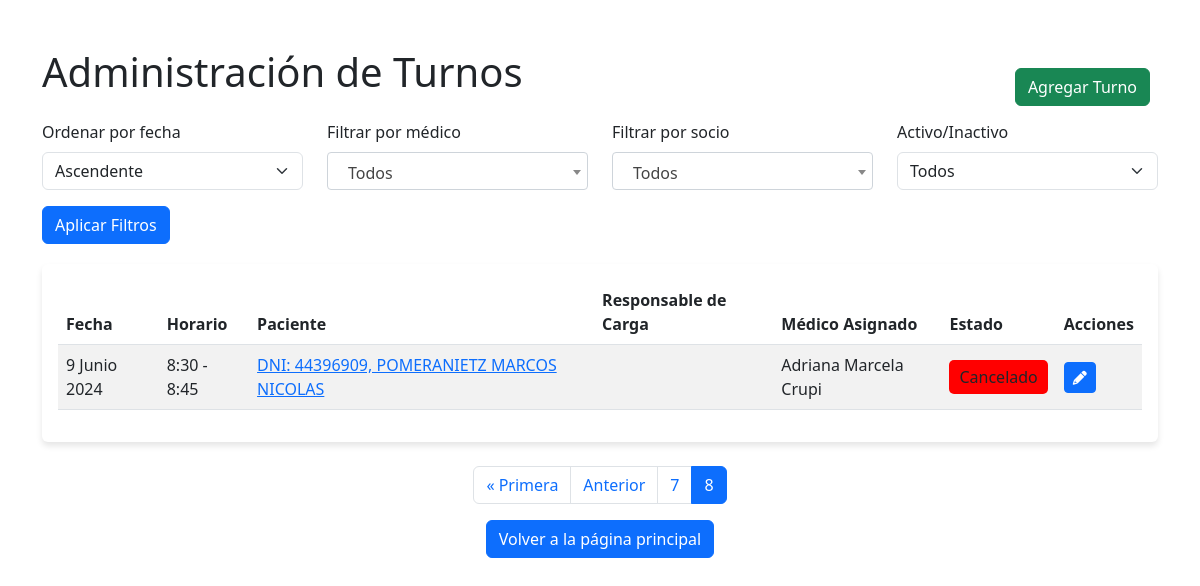
The app's page /turno/lista-turnos/?orden=asc&page=10 (signed in), older data.
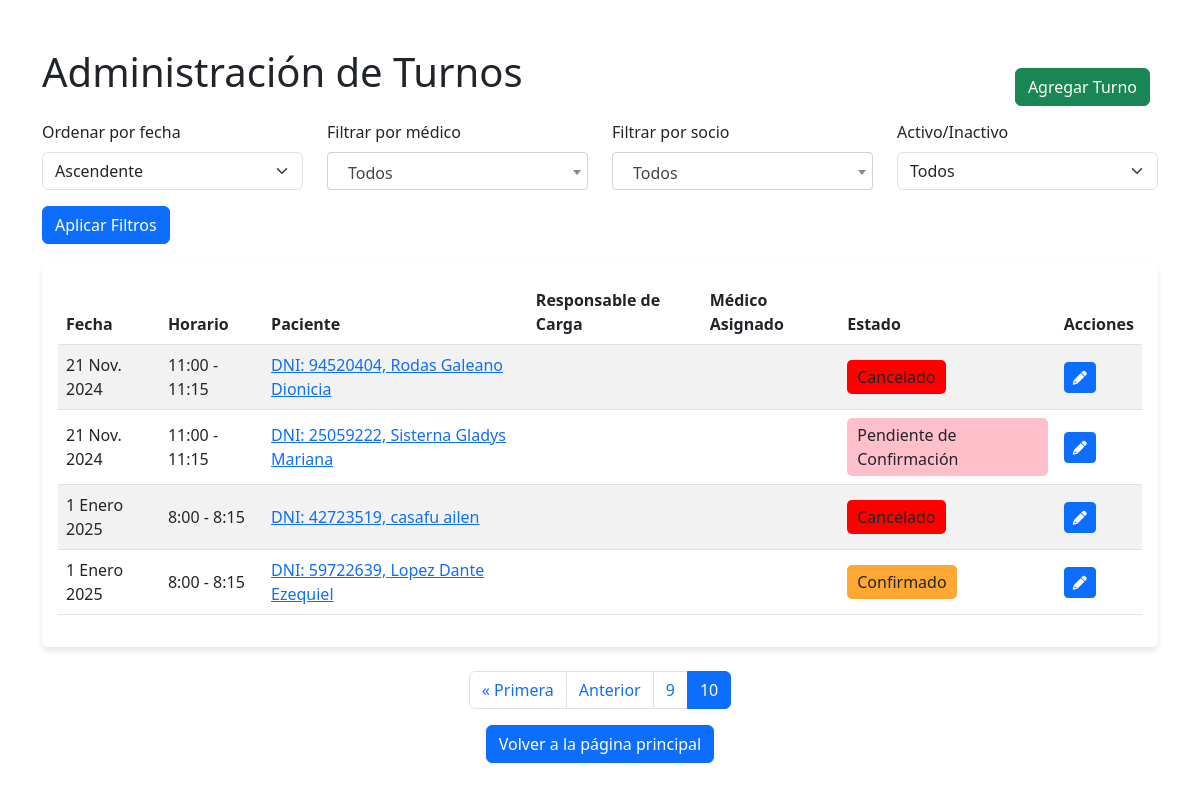
The same page, newer data.
### apps/turno/models.py (models this page shows, shortened)
class Turno(models.Model):
    HORARIOS = (
        ('0', '8:00 - 8:15'),
        ('1', '8:15 - 8:30'),
        ('2', '8:30 - 8:45'),
        ('3', '8:45 - 9:00'),
        ('4', '9:00 - 9:15'),
        ('5', '9:15 - 9:30'),
        ('6', '9:30 - 9:45'),
        ('7', '9:45 - 10:00'),
        ('8', '10:00 - 10:15'),
        ('9', '10:15 - 10:30'),
        ('10', '10:30 - 10:45'),
        ('11', '10:45 - 11:00'),
        ('12', '11:00 - 11:15'),
        ('13', '11:15 - 11:30'),
        ('14', '11:30 - 11:45'),
        ('15', '11:45 - 12:00'),
        ('16', '12:00 - 12:15'),
        ('17', '12:15 - 12:30'),
        ('18', '12:30 - 12:45'),
        ('19', '12:45 - 13:00'),
        ('20', '13:00 - 13:15'),
        ('21', '13:15 - 13:30'),
        ('22', '13:30 - 13:45'),
        ('23', '13:45 - 14:00'),
        ('24', '14:00 - 14:15'),
        ('25', '14:15 - 14:30'),
        ('26', '14:30 - 14:45'),
        ('27', '14:45 - 15:00'),
        ('28', '15:00 - 15:15'),
        ('29', '15:15 - 15:30'),
        ('30', '15:30 - 15:45'),
        ('31', '15:45 - 16:00'),
        ('32', '16:00 - 16:15'),
        ('33', '16:15 - 16:30'),
        ('34', '16:30 - 16:45'),
        ('35', '16:45 - 17:00'),
        ('36', '17:00 - 17:15'),
        ('37', '17:15 - 17:30'),
        ('38', '17:30 - 17:45'),
        ('39', '17:45 - 18:00'),
        ('40', '18:00 - 18:15'),
        ('41', '18:15 - 18:30'),
        ('42', '18:30 - 18:45'),
        ('43', '18:45 - 19:00')
    )
    ESTADOS = (
        ('0', 'Pendiente de Confirmación'),
        ('1', 'Atendido'),
        ('2', 'Ausente con aviso'),
        ('3', 'Ausente sin aviso'),
        ('4', 'Confirmado'),
        ('5', 'Cancelado')
    )
    fecha = models.DateField(verbose_name='Fecha del turno')
    horario = models.CharField(max_length=2, choices=HORARIOS, default='0', verbose_name='Horario del turno')
    observacion = models.CharField(max_length=300, blank=True)
    activo = models.BooleanField(default=True, verbose_name='¿Turno Activo?')
    estado = models.CharField(max_length=2, choices=ESTADOS, default='0', verbose_name='Estado del turno')
    socio = models.ForeignKey(Paciente, on_delete=models.CASCADE)
    usuario = models.ForeignKey(User, related_name='turnos_asignados', on_delete=models.SET_NULL, blank=False, null=True, verbose_name='Médico asignado')
    responsable_de_carga = models.ForeignKey(User, related_name='turnos_responsable', on_delete=models.SET_NULL, null=True, editable=False)
    class Meta:
        verbose_name_plural = 'Turnos'

### apps/socio/models.py (models this page shows, shortened)
class Paciente(models.Model):
    TIPO_CATEGORIA = (
        ('0', 'Demanda Espontánea'),
        ('1', 'Socio'),
        ('3', 'Socio Afiliado')
    )
    SEX_CHOICES = (
        ('0', 'Masculino'),
        ('1', 'Femenino'),
        ('3', 'Otro')
    )
    TIPO_SOLICITUD = (
        ('0', 'Titular'),
        ('1', 'Familiar'),
        ('2', 'No Aplica'),
    )
    TIPO_MONOTRIBUTO = (
        ('0', 'Categoria A'),
        ('1', 'Categoria B'),
        ('2', 'Categoria C'),
        ('3', 'Categoria D'),
        ('4', 'Otro'),
        ('5', 'No tiene'),
    )
    categoria = models.CharField('Categoria', max_length=1, choices=TIPO_CATEGORIA, default='0')
    condicion_de_solicitud = models.CharField('Condición de solicitud', max_length=1, choices=TIPO_SOLICITUD, default='0')
    dni = models.CharField(max_length=8, unique=True, verbose_name='DNI',help_text="<span style='color: red;font-weight: bold; text-transform: uppercase;'>¡Ingresar sin caracteres especiales o espacios ( - , * , _, . )!</span>")
    dnititular = models.CharField('DNI del Titular',max_length=8, blank=True, null=True, help_text="<span style='color: red;font-weight: bold; text-transform: uppercase;'>¡Colocar unicamente si el TIPO DE AFILIACIÓN ES FAMILIAR!</span>")
    cuit = models.CharField(max_length=20, blank=True, null=True, help_text="<span style='color: red;font-weight: bold; text-transform: uppercase;'>¡Ingresar sin caracteres especiales o espacios ( - , * , _ )!</span>", verbose_name='CUIT')  # Campo opcional
    nombres = models.CharField(max_length=100)
    apellidos = models.CharField(max_length=100)
    fecha_de_nacimiento = models.DateField()
    sex = models.CharField('Sexo', max_length=1, choices=SEX_CHOICES, default='0')
    telefono = models.ForeignKey(Telefono, on_delete=models.CASCADE, verbose_name='Número de contacto', blank=True, null=True)
    casilla_de_mail = models.EmailField(validators=[EmailValidator(message="Ingresa un correo válido")], blank=True)
    domicilio = models.ForeignKey('Domicilio', on_delete=models.SET_NULL, blank=True, null=True)
    referente_parroquial = models.ForeignKey('Referente', on_delete=models.SET_NULL, blank=True, null=True)
    responsable_de_carga = models.ForeignKey('auth.User', on_delete=models.SET_NULL, blank=True, null=True, editable=False)
    monotributo = models.CharField('Monotributo', max_length=1, choices=TIPO_MONOTRIBUTO, default='0')
    dni_foto_frente = models.FileField(upload_to='dni/', blank=True, null=True)
    dni_foto_dorso = models.FileField(upload_to='dni/', blank=True, null=True)
    credencial = models.AutoField(primary_key=True)
    observaciones = models.TextField(blank=True)
    credencial_entregada = models.BooleanField(default=False)
    class Meta:
        verbose_name = 'Socio' # Titulo.
        verbose_name_plural = 'Registro de socio' # Titulo Plural.
    def __str__(self):
        return f"DNI: {self.dni}, {self.apellidos} {self.nombres}"

### apps/turno/views.py (the view)
# urls.py: path('lista-turnos/', ListaTurnosView.as_view(), name='turnos_list'),
class ListaTurnosView(LoginRequiredMixin, View):
    template_name = 'turno/lista_turnos.html'
    paginate_by = 4  # Número de turnos por página
    def get(self, request):
        turnos = Turno.objects.all()
        orden = request.GET.get('orden', 'asc')
        if orden == 'desc':
            turnos = turnos.order_by('-fecha')
        else:
            turnos = turnos.order_by('fecha')
        medico_id = request.GET.get('medico', None)
        if medico_id:
            turnos = turnos.filter(usuario__id=medico_id)
        socio_id = request.GET.get('socio', None)
        if socio_id:
            turnos = turnos.filter(socio__credencial=socio_id)
        activo = request.GET.get('activo', None)
        if activo == 'true':
            turnos = turnos.filter(activo=True)
        elif activo == 'false':
            turnos = turnos.filter(activo=False)
        grupo_medico = Group.objects.get(name='Medico')
        medicos = User.objects.filter(groups=grupo_medico)
        socios = Paciente.objects.all()  # Obtener todos los pacientes para el formulario
        paginator = Paginator(turnos, self.paginate_by)
        page = request.GET.get('page')
        try:
            turnos_paginados = paginator.page(page)
        except PageNotAnInteger:
            turnos_paginados = paginator.page(1)
        except EmptyPage:
            turnos_paginados = paginator.page(paginator.num_pages)
        context = {
            'turnos': turnos_paginados,
            'orden': orden,
            'medicos': medicos,
            'socios': socios,
        }
        return render(request, self.template_name, context)

### templates/turno/lista_turnos.html (shortened to what this page needs)
{% load static %}
<!DOCTYPE html>
<html lang="en">
<head>
    <link href="https://cdn.jsdelivr.net/npm/bootstrap@5.3.0-alpha1/dist/css/bootstrap.min.css" rel="stylesheet">
    <link rel="stylesheet" href="{% static 'css/turno/lista.css' %}">
    <link rel="stylesheet" href="https://cdnjs.cloudflare.com/ajax/libs/font-awesome/6.0.0-beta3/css/all.min.css">
    <link href="https://cdn.jsdelivr.net/npm/select2@4.0.13/dist/css/select2.min.css" rel="stylesheet" />
</head>
<body>
    <div class="container mt-5">
        <h1 class="mb-4">Administración de Turnos</h1>
        <a href="/turno/crear-turno/" class="btn btn-success btn-agregar-turno">Agregar Turno</a>
        <form method="get" class="filters">
            <div class="row">
                <div class="col-md-3">
                    <label for="orden" class="form-label">Ordenar por fecha</label>
                    <select id="orden" name="orden" class="form-select">
                        <option value="asc" {% if orden == 'asc' %}selected{% endif %}>Ascendente</option>
                    </select>
                </div>
                <div class="col-md-3">
                    <label for="medico" class="form-label">Filtrar por médico</label>
                </div>
                <div class="col-md-3">
                    <label for="socio" class="form-label">Filtrar por socio</label>
                </div>
                <div class="col-md-3">
                    <label for="activo" class="form-label">Activo/Inactivo</label>
                    <select id="activo" name="activo" class="form-select">
                        <option value="">Todos</option>
                    </select>
                </div>
            </div>
            <div class="row mt-3">
                <div class="col-md-12">
                    <button type="submit" class="btn btn-primary">Aplicar Filtros</button>
                </div>
            </div>
        </form>
        <div class="card">
            <div class="card-body">
                <table class="table table-striped">
                    <thead>
                        <tr>
                            <th>Fecha</th>
                            <th>Horario</th>
                            <th>Paciente</th>
                            <th>Responsable de Carga</th>
                            <th>Médico Asignado</th>
                            <th>Estado</th>
                            <th>Acciones</th>
                        </tr>
                    </thead>
                    <tbody>
                        {% for turno in turnos %}
                            <tr>
                                <td>{{ turno.fecha }}</td>
                                <td>{{ turno.get_horario_display }}</td>
                                <td><a href="{% url 'detalle_paciente' turno.socio.credencial %}">{{ turno.socio }}</a></td>
                                <td>{{ turno.responsable_de_carga.first_name }} {{ turno.responsable_de_carga.last_name }}</td>
                                <td>{{ turno.usuario.first_name }} {{ turno.usuario.last_name }}</td>
                                <td>
                                    <div class="estado-container {% if turno.estado == '0' %}estado-pendiente{% elif turno.estado == '1' %}estado-atendido{% elif turno.estado == '2' %}estado-ausente-aviso{% elif turno.estado == '3' %}estado-ausente-sin-aviso{% elif turno.estado == '4' %}estado-confirmado{% elif turno.estado == '5' %}estado-cancelado{% endif %}">
                                        {{ turno.get_estado_display }}
                                    </div>
                                </td>
                                <td>
                                    <a href="{% url 'editar_turno' turno.pk %}" class="btn btn-sm btn-primary">
                                        <i class="fas fa-pencil-alt"></i>
                                    </a>
                                </td>
                            </tr>
                        {% endfor %}
                    </tbody>
                </table>
            </div>
        </div>
<nav aria-label="Page navigation">
    <ul class="pagination justify-content-center mt-4">
        {% if turnos.has_previous %}
            <li class="page-item">
                <a class="page-link" href="?orden={{ orden }}{% if medico_id %}&medico={{ medico_id }}{% endif %}{% if socio_id %}&socio={{ socio_id }}{% endif %}{% if activo %}&activo={{ activo }}{% endif %}&page=1">&laquo; Primera</a>
            </li>
            <li class="page-item">
                <a class="page-link" href="?orden={{ orden }}&page={{ turnos.previous_page_number }}">Anterior</a>
            </li>
        {% endif %}
        {% for num in turnos.paginator.page_range %}
            {% if num == turnos.number %}
                <li class="page-item active">
                    <span class="page-link">{{ num }}</span>
                </li>
            {% elif num < turnos.number|add:2 and num > turnos.number|add:"-2" %}
                <li class="page-item">
                    <a class="page-link" href="?orden={{ orden }}&page={{ num }}">{{ num }}</a>
                </li>
            {% endif %}
        {% endfor %}
    </ul>
</nav>
<div class="container mt-3 text-center">
    <a href="/admin/" class="btn btn-primary">Volver a la página principal</a>
</div>
    </div>
</body>
</html>

### static/css/turno/lista.css (style rules this page uses)
.card { border: none; box-shadow: 0 4px 6px rgba(0, 0, 0, 0.1); }
.table th { border-top: none; border-bottom: 1px solid #dee2e6; }
.table td { vertical-align: middle; }

### templates/turno/lista_turnos.html (style rules this page uses)
.container { position: relative; }
.btn-agregar-turno { position: absolute; top: 20px; right: 20px; z-index: 1000; }
.filters { margin-bottom: 20px; }
.estado-container { display: inline-block; padding: 5px 10px; border-radius: 5px; }
.estado-pendiente { background-color: pink; }
.estado-confirmado { background-color: #ffa733; }
.estado-cancelado { background-color: #FF0000; }

Row changes from the older to the newer data that the page shows:
no longer on this page (row unchanged): Turno: fecha "9 Junio 2024", horario "8:30 - 8:45", socio "DNI: 44396909, POMERANIETZ MARCOS NICOLAS", usuario.first_name "Adriana Marcela", usuario.last_name "Crupi", estado "Cancelado"
added Turno: fecha "21 Nov. 2024", horario "11:00 - 11:15", socio "DNI: 94520404, Rodas Galeano Dionicia", estado "Cancelado"
added Turno: fecha "21 Nov. 2024", horario "11:00 - 11:15", socio "DNI: 25059222, Sisterna Gladys Mariana", estado "Pendiente de Confirmación"
added Turno: fecha "1 Enero 2025", horario "8:00 - 8:15", socio "DNI: 42723519, casafu ailen", estado "Cancelado"
added Turno: fecha "1 Enero 2025", horario "8:00 - 8:15", socio "DNI: 59722639, Lopez Dante Ezequiel", estado "Confirmado"
Text that changed along with them:
new list line: "9"
new list line: "10"
list line gone: "7"
list line gone: "8"
